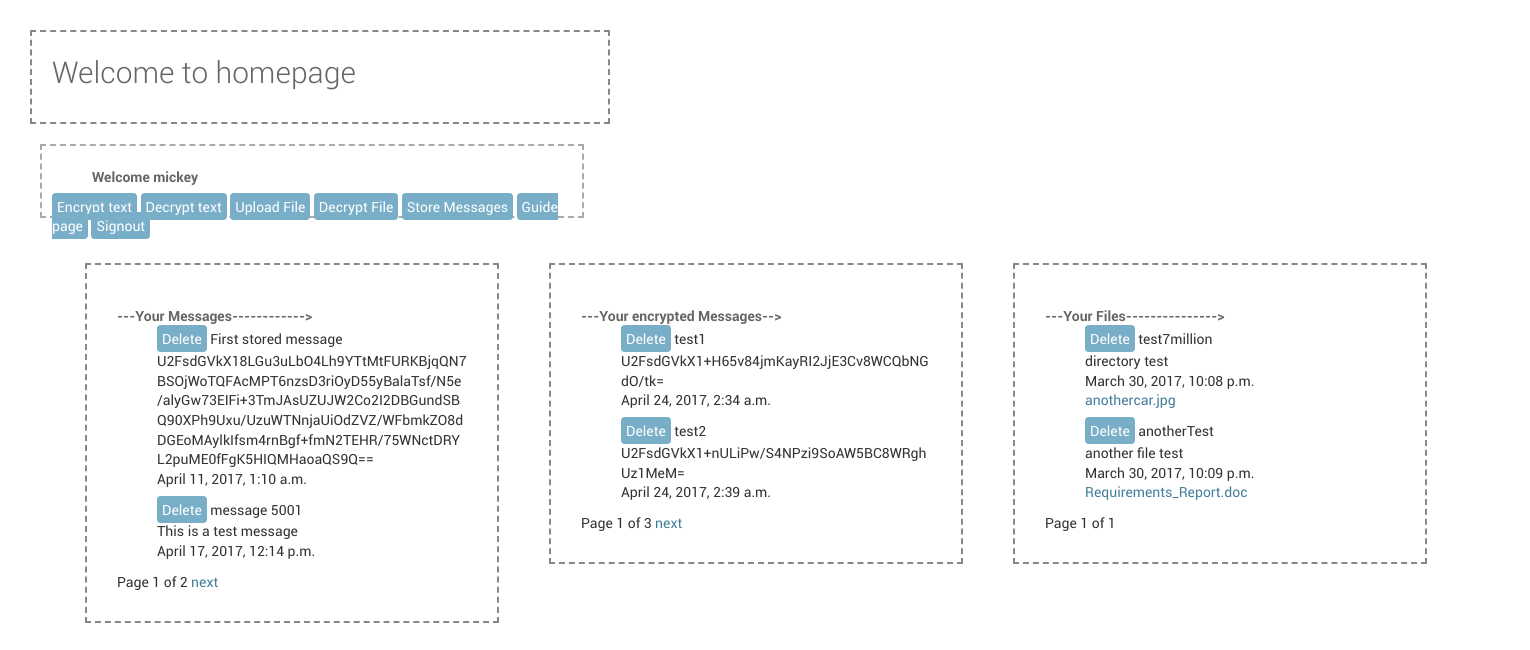
/users/ (signed in), run on the app's committed database.
### users/models.py (models this page shows, shortened)
class Messages(models.Model):
    title = models.CharField(max_length=100)
    message = models.TextField(max_length=5000)
    timestamp = models.DateTimeField(auto_now=False, auto_now_add=True)
    owner = models.ForeignKey(settings.AUTH_USER_MODEL, Users, related_name='+')

class encMessages(models.Model):
    title = models.CharField(max_length=100)
    encrypted_message = models.TextField(max_length=7500)
    timestamp = models.DateTimeField(auto_now=False, auto_now_add=True)
    owner = models.ForeignKey(settings.AUTH_USER_MODEL, Users, related_name='+')

class Post(models.Model):
    def upload_to(instance, filename):
        return '%s/files/%s' % (instance.owner.username, filename)
    postname = models.CharField(max_length=250, null=True)
    Content = models.TextField(max_length=300, null=True)
    owner = models.ForeignKey(settings.AUTH_USER_MODEL, Users, related_name='+')
    timestamp = models.DateTimeField(auto_now=False, auto_now_add=True)
    file = models.FileField(upload_to=upload_to, null=True, blank=True)

### users/views.py (the view)
@csrf_protect
def index(request):
    if request.user.is_authenticated():
        userPosts_list = Post.objects.filter(owner = request.user)
        userMessages_list = Messages.objects.filter(owner = request.user)
        userEncMessages_list = encMessages.objects.filter(owner = request.user)
        paginator = Paginator(userPosts_list, 3)  # Show 3 contacts per page
        page = request.GET.get('page1')
        try:
            userPosts = paginator.page(page)
        except PageNotAnInteger:
            userPosts = paginator.page(1)
        except EmptyPage:
            userPosts = paginator.page(paginator.num_pages)
        paginator = Paginator(userMessages_list, 2)
        page = request.GET.get('page2')
        try:
            userMessages = paginator.page(page)
        except PageNotAnInteger:
            userMessages = paginator.page(1)
        except EmptyPage:
            userMessages = paginator.page(paginator.num_pages)
        paginator = Paginator(userEncMessages_list, 2)
        page = request.GET.get('page3')
        try:
            userEncMessages = paginator.page(page)
        except PageNotAnInteger:
            userEncMessages = paginator.page(1)
        except EmptyPage:
            userEncMessages = paginator.page(paginator.num_pages)
        context = {
            "posts": userPosts,
            "messages": userMessages,
            "encmessages": userEncMessages,
        }
    else:
        context = {
        }
    return render(request, 'users/index.html', context)

### users/templates/users/index.html (shortened to what this page needs)
<!DOCTYPE html>
<html lang="en" xmlns:resize="http://www.w3.org/1999/xhtml">
<head>
</head>
<link rel='stylesheet' href="/static/css/base.css"/>
<body>
<div id="mainbody">
    <div id="title"><h1>Welcome to homepage</h1></div>
<div id="welcome">
    {% if user.is_authenticated %}
    <ul>   <h3> Welcome {{ user.username }} </h3> </ul>
        <a href="/users/encrypt/" class="button">Encrypt text</a>
        <a href="/users/decrypt/" class="button">Decrypt text</a>
        <a href="/users/upload" class="button">Upload File</a>
        <a href="/users/decryptfile" class="button">Decrypt File</a>
        <a href="/users/messages" class="button">Store Messages</a>
        <a href="/users/instructions" class="button">Guide page</a>
        <a href="/accounts/logout/" class="button">Signout</a>
    {% else %}
        <br><br><ul><ul><a href="/accounts/register" class="button">Register</a>
                <a href="/accounts/login" class="button">Signin</a></ul></ul>
    {% endif %}
</div>
    {% if user.is_authenticated %}
    <div id="contentindex">
    <ul><div id="allusrmessage"><h3>---Your Messages------------></h3>
        {% for m in messages %}
        <ul><a href="delete_m/{{ m.id }}" class="button" onclick="return confirm('Are you sure?')">Delete</a>
            {{ m.title }}<br>
            <p>{{ m.message }}<br>
                {{ m.timestamp }}</p></ul>
           {% endfor %}
    <span class="step-links">
        <span class="current2">
            Page {{ messages.number }} of {{ messages.paginator.num_pages }}
        </span>
        {% if messages.has_next %}
            <a href="?page2={{ messages.next_page_number }}">next</a>
        {% endif %}
    </span>
    </div>
        <div id="encusrmessage"><h3>---Your encrypted Messages--></h3>
        {% for em in encmessages %}  {% autoescape off %}
        <ul><a href="delete_em/{{ em.id }}" class="button" onclick="return confirm('Are you sure?')">Delete</a>
        {{ em.title }}<br>
            <p>{{ em.encrypted_message }}<br>
                {{ em.timestamp }}</p></ul>
            {% endautoescape %}{% endfor %}
    <span class="step-links pagination">
        <span class="current3">
            Page {{ encmessages.number }} of {{ encmessages.paginator.num_pages }}
        </span>
        {% if encmessages.has_next %}
            <a href="?page3={{ encmessages.next_page_number }}">next</a>
        {% endif %}
    </span>
        </div>
    <div id="allusrfiles"><h3>---Your Files---------------></h3>{% for p in posts %}
        <ul><a href="delete_f/{{ p.id }}" class="button" onclick="return confirm('Are you sure?')">Delete</a>
            {{ p.postname }}<br>
        <p>{{ p.Content }}<br>
        {{ p.timestamp }}<br>
            <a href="/media/{{p.file}}">{{ p.file }}</a></p></ul>
        {% endfor %}
    <span class="step-links pagination">
        <span class="current1">
            Page {{ posts.number }} of {{ posts.paginator.num_pages }}
        </span>
        {% endif %}
    </span>
    </div></ul></ul>
        </div>
</div>
</body>
</html>

### static/css/base.css (style rules this page uses)
body { margin: 0; padding: 0; font-size: 14px; font-family: "Roboto","Lucida Grande","DejaVu Sans","Bitstream Vera Sans",Verdana,Arial,sans-serif; color: #333; background: #fff; }
a:link, a:visited { color: #447e9b; text-decoration: none; }
p, ol, ul, dl { margin: .2em 0 .8em 0; }
p { padding: 0; line-height: 140%; }
h1,h2,h3,h4,h5 { font-weight: bold; }
h1 { margin: 0 0 20px; font-weight: 300; font-size: 30px; color: #666; }
h3 { font-size: 14px; margin: .8em 0 .3em 0; color: #666; font-weight: bold; }
.button, input[type=submit], input[type=button], .submit-row input, a.button { background: #79aec8; padding: 10px 15px; border: none; border-radius: 4px; color: #fff; cursor: pointer; }
a.button { padding: 4px 5px; }
#mainbody { height: 75px; width: 600px; margin: 20px 20px; float:left; }
#title { margin: 10px 10px 10px 10px; padding: 20px 20px 10px 20px; border-style: dashed; border-width: 2px 2px 2px 2px; border-color: #888; display:left; }
#welcome { height: 50px; width: 520px; margin: 20px 20px 20px 20px; padding: 10px 10px 10px 10px; border-style: dashed; border-width: 2px 2px 2px 2px; border-color: #aaa; }
#contentindex { width:1500px; }
#allusrfiles { width: 350px; margin: 25px 25px 25px 25px; padding: 30px 30px 30px 30px; border-style: dashed; border-width: 2px 2px 2px 2px; border-color: #888; display:inline; float: left; }
#allusrmessage { word-wrap:break-word; width: 350px; margin: 25px 25px 25px 25px; padding: 30px 30px 30px 30px; border-style: dashed; border-width: 2px 2px 2px 2px; border-color: #888; display:inline; float:left; }
#encusrmessage { word-wrap: break-word; width: 350px; margin: 25px 25px 25px 25px; padding: 30px 30px 30px 30px; border-style: dashed; border-width: 2px 2px 2px 2px; border-color: #888; display:inline; float: left; }

### data on the page
Messages: title "First stored message", message "U2FsdGVkX18LGu3uLbO4Lh9YTtMtFURKBjqQN7BSOjWoTQFAcMPT6nzsD3riOyD55yBalaTsf/N5e/alyGw73EIFi+3TmJAsUZUJW2Co2I2DBGundSBQ90XPh9Uxu/UzuWTNnjaUiOdZVZ/WFbmkZO8dDGEoMAylkIfsm4rnBgf+fmN2TEHR/75WNctDRYL2puME0fFgK5HIQMHaoaQS9Q==", timestamp "April 11, 2017, 1:10 a.m."
Messages: title "message 5001", message "This is a test message", timestamp "April 17, 2017, 12:14 p.m."
encMessages: title "test1", encrypted_message "U2FsdGVkX1+H65v84jmKayRI2JjE3Cv8WCQbNGdO/tk=", timestamp "April 24, 2017, 2:34 a.m."
encMessages: title "test2", encrypted_message "U2FsdGVkX1+nULiPw/S4NPzi9SoAW5BC8WRghUz1MeM=", timestamp "April 24, 2017, 2:39 a.m."
Post: postname "test7million", Content "directory test", timestamp "March 30, 2017, 10:08 p.m.", file "anothercar.jpg"
Post: postname "anotherTest", Content "another file test", timestamp "March 30, 2017, 10:09 p.m.", file "Requirements_Report.doc"

### other printed values
{{ user.username }} "mickey"
{{ messages.number }} "1"
{{ messages.paginator.num_pages }} "2"
{{ encmessages.number }} "1"
{{ encmessages.paginator.num_pages }} "3"
{{ posts.number }} "1"
{{ posts.paginator.num_pages }} "1"
